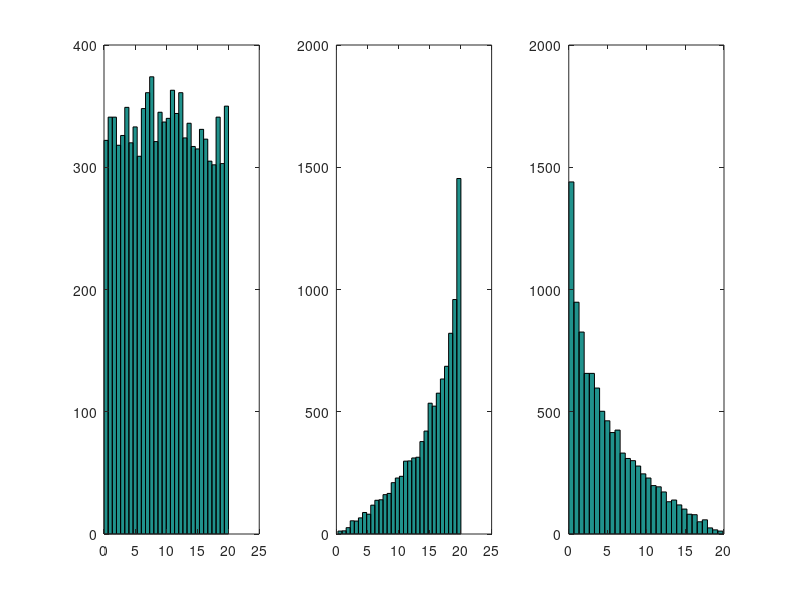
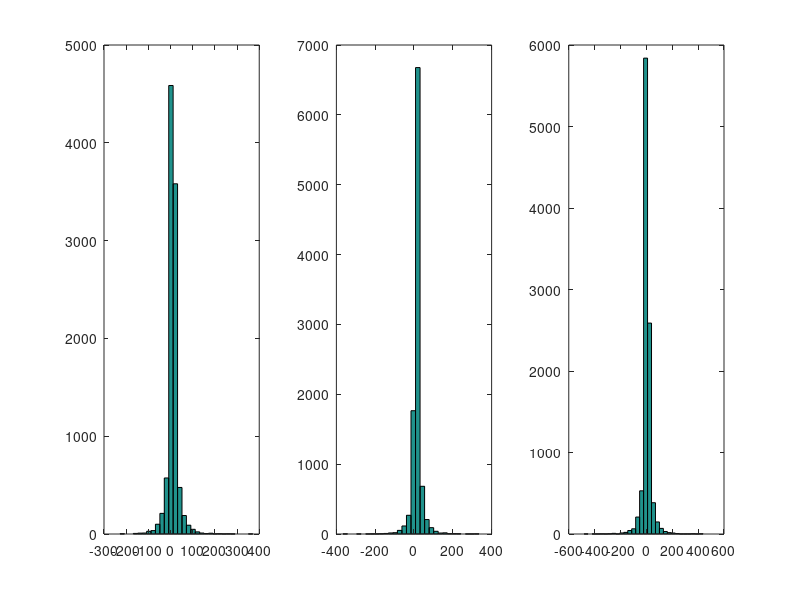

These charts were generated, in order, by the following MATLAB code:
%clear all; 
close all;
for i =1:10000
    abound = unifrnd(0, 0.35, 1, 1);
    bbound = unifrnd(abound, 0.35, 1, 1);
    sd = gamrnd(0.5,0.5,1,1);
    a= abound; 
    b= bbound;
    
    mu1(i) = normrnd(a, sd, 1, 1);       
    mu2(i) = normrnd(b, sd, 1, 1); 
    mudiff(i)=mu2(i)-mu1(i);
    
    
    % if a < b
    %     mu1(i)=a;
    %     mu2(i)=b;
    % elseif a > b
    %     mu1(i)=b;
    %     mu2(i)=a;
    % else
    %     mu1(i)=NaN;
    %     mu2(i)=NaN;
    % end
    %
    %
    % a = normrnd(0,0.1,1);
    % b = normrnd(0,0.1,1);
    
    priormu1(i)=a;
    priormu2(i)=b;
    ss(i)=sd;
end

diffmu = priormu2-priormu1;
MdiffMu = rad2deg(mean(diffmu))
figure;
subplot(1,3,1); hist(rad2deg(priormu1), 30)
subplot(1,3,2); hist(rad2deg(priormu2), 30)
subplot(1,3,3); hist(rad2deg(diffmu), 30)

figure;
subplot(1,3,1); hist(rad2deg(mu1), 30)
subplot(1,3,2); hist(rad2deg(mu2), 30)
subplot(1,3,3); hist(rad2deg(mudiff), 30)
